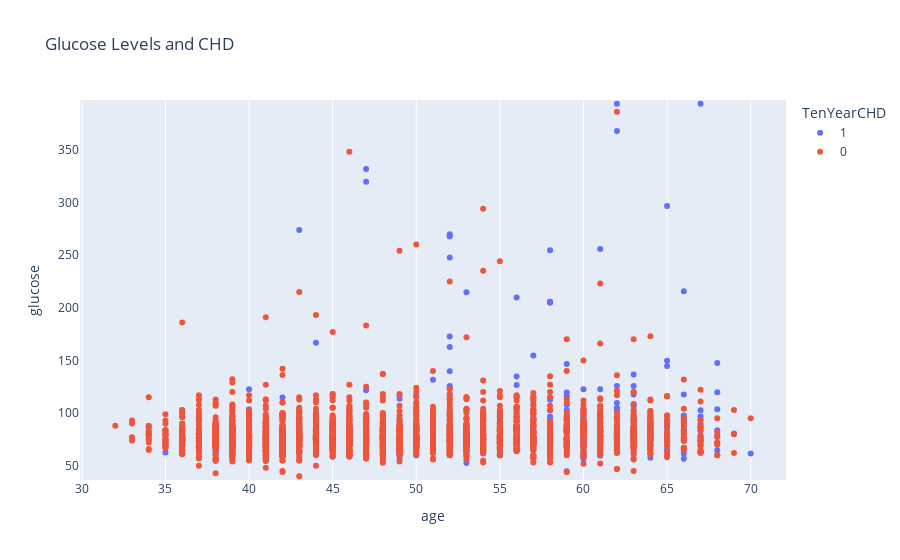

Notebook cell for this chart:
### Code cell
import plotly.express as px
df = px.data.tips()
fig = px.strip(df_train, x="age", y="glucose", orientation="h", color="TenYearCHD", title="Glucose Levels and CHD")
fig.show()

### Figure 1 — Plotly figure (JSON) as saved in the notebook; plotly's stock layout.template omitted (floating-point values rounded to 4 significant figures; data arrays with more than 128 entries replaced by an {"elided": "..."} marker saying what was removed)
{"data": [{"alignmentgroup": "True", "boxpoints": "all", "fillcolor": "rgba(255,255,255,0)", "hoveron": "points", "hovertemplate": "TenYearCHD=1<br>age=%{x}<br>glucose=%{y}<extra></extra>", "legendgroup": "1", "line": {"color": "rgba(255,255,255,0)"}, "marker": {"color": "#636efa"}, "name": "1", "offsetgroup": "1", "orientation": "h", "pointpos": 0, "showlegend": true, "type": "box", "x": {"elided": "511 int values"}, "x0": " ", "xaxis": "x", "y": {"elided": "511 int values"}, "y0": " ", "yaxis": "y"}, {"alignmentgroup": "True", "boxpoints": "all", "fillcolor": "rgba(255,255,255,0)", "hoveron": "points", "hovertemplate": "TenYearCHD=0<br>age=%{x}<br>glucose=%{y}<extra></extra>", "legendgroup": "0", "line": {"color": "rgba(255,255,255,0)"}, "marker": {"color": "#EF553B"}, "name": "0", "offsetgroup": "0", "orientation": "h", "pointpos": 0, "showlegend": true, "type": "box", "x": {"elided": "2879 int values"}, "x0": " ", "xaxis": "x", "y": {"elided": "2879 int values"}, "y0": " ", "yaxis": "y"}], "layout": {"boxmode": "group", "legend": {"title": {"text": "TenYearCHD"}, "tracegroupgap": 0}, "title": {"text": "Glucose Levels and CHD"}, "xaxis": {"anchor": "y", "domain": [0, 1], "title": {"text": "age"}}, "yaxis": {"anchor": "x", "domain": [0, 1], "title": {"text": "glucose"}}}}
